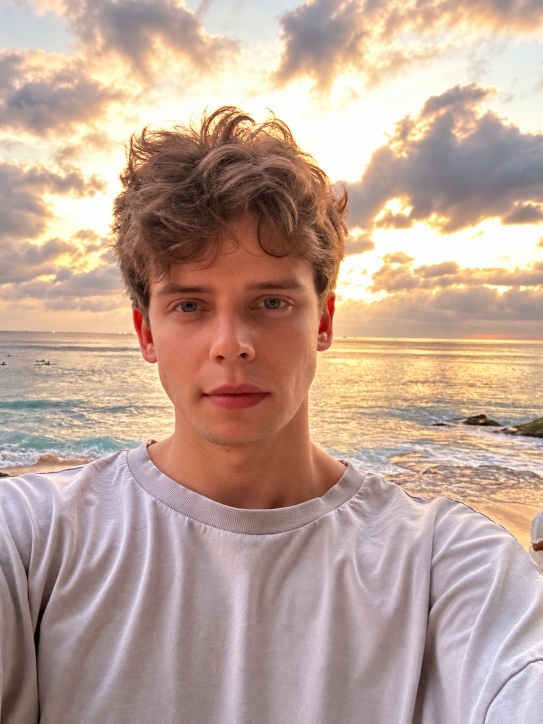
#> input picture assets/maksim-bobrin.png, 1086 x 1448 px (shown at 1/2 size)
$ python optimize_portrait.py
#> lines starting #> are read from the running program, lines starting #| are printed output that depends on the picture
"""Create small, color-correct portrait assets; requires Pillow only when run."""

from io import BytesIO
from pathlib import Path

from PIL import Image, ImageCms, ImageOps

assets = Path(__file__).resolve().parents[1] / "assets"
source = assets / "maksim-bobrin.png"
with Image.open(source) as original:
#> original is the input picture: PIL image 1086x1448 RGB; mean R, G, B 189.5, 163, 149.6
    portrait = ImageOps.exif_transpose(original).convert("RGB")
    if original.info.get("icc_profile"):
        portrait = ImageCms.profileToProfile(
            portrait,
            ImageCms.ImageCmsProfile(BytesIO(original.info["icc_profile"])),
            ImageCms.createProfile("sRGB"),
            outputMode="RGB",
        )
    for width in (180, 360, 540):
        # Match the existing 4:5 CSS cover crop, including vertical position.
        resized = ImageOps.fit(
            portrait,
            (width, width * 5 // 4),
            method=Image.Resampling.LANCZOS,
            centering=(0.5, 0.48),
        )
        target = assets / f"portrait-{width}.webp"
        resized.save(target, "WEBP", quality=84, method=6)
        print(f"{target.name}: {target.stat().st_size:,} bytes")
        if width == 360:
            target = assets / "portrait-360.jpg"
            resized.save(target, "JPEG", quality=86, optimize=True, progressive=True)
            print(f"{target.name}: {target.stat().st_size:,} bytes")
#> this loop made 3 passes
#> pass 1, `resized = ImageOps.fit( portrait, (width, width * 5 // 4), method=Imag..`:
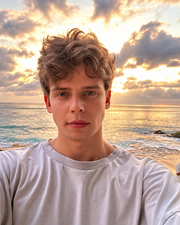
#> resized: PIL image 180x225 RGB; mean R, G, B 190.1, 162.9, 148.7
#> pass 2, `resized = ImageOps.fit( portrait, (width, width * 5 // 4), method=Imag..`:
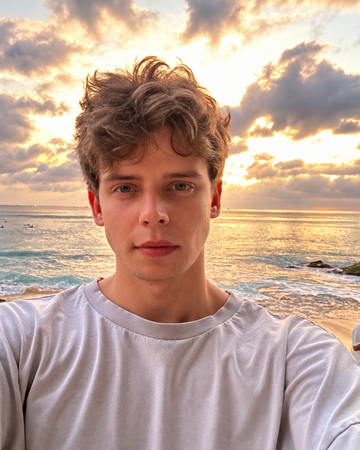
#> resized: PIL image 360x450 RGB; mean R, G, B 190.1, 162.9, 148.7
